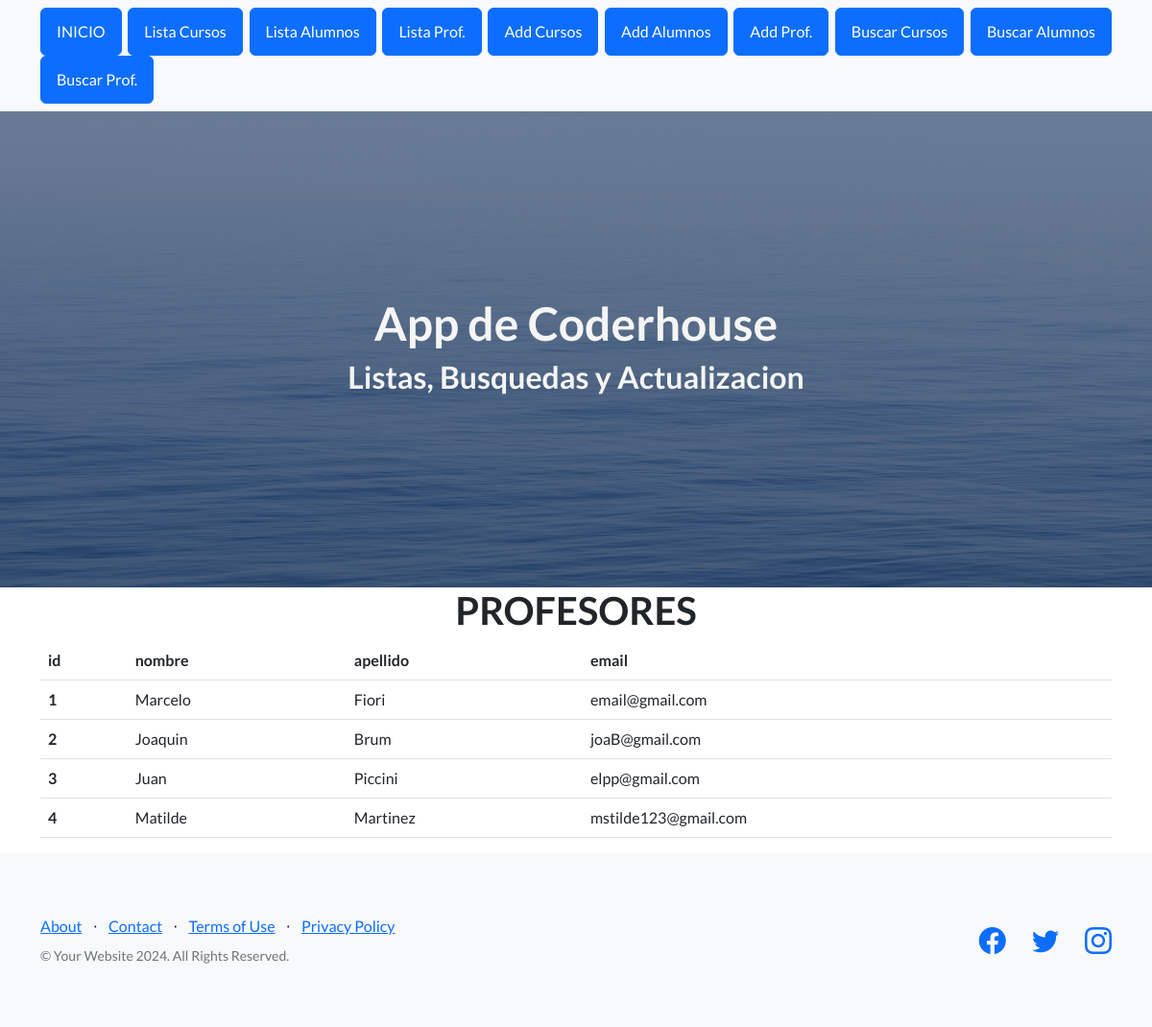
Screenshot of /AppCoder/list_profesores with the database file from the repository.
### AppCoder/models.py (models this page shows)
class Profesor(models.Model):
    nombre = models.CharField(max_length=40)
    apellido = models.CharField(max_length=40)
    email = models.EmailField()

### AppCoder/views.py (the view)
# urls.py: path("list_profesores", views.ver_profesores , name="ver_profesores"),
def ver_profesores(request):
    profesores = Profesor.objects.all()
    dicc = {"profesores": profesores}
    plantilla = loader.get_template("ver_profesores.html")
    documento = plantilla.render(dicc)
    return HttpResponse(documento)

### AppCoder/template/ver_profesores.html
{% extends 'padre.html' %}
{% load static %}
{% block contenido %}
<main class="container">
    <h1 class="text-center"> PROFESORES </h1>
    <table class="table">
        <thead>
            <tr>
                <th>id</th>
                <th>nombre</th>
                <th>apellido</th>
                <th>email</th>
            </tr>
        </thead>
        <tbody>
            {% for n in profesores %}
            <tr>
                <th scope="row">{{n.id}}</th>
                <td>{{n.nombre}}</td>
                <td>{{n.apellido}}</td>
                <td>{{n.email}}</td>
            </tr>
            {% endfor %}
        </tbody>
    </table>
</main>
{% endblock %}

### rows the page displays
Profesor: id "1", nombre "Marcelo", apellido "Fiori", email "email@gmail.com"
Profesor: id "2", nombre "Joaquin", apellido "Brum", email "joaB@gmail.com"
Profesor: id "3", nombre "Juan", apellido "Piccini", email "elpp@gmail.com"
Profesor: id "4", nombre "Matilde", apellido "Martinez", email "mstilde123@gmail.com"
